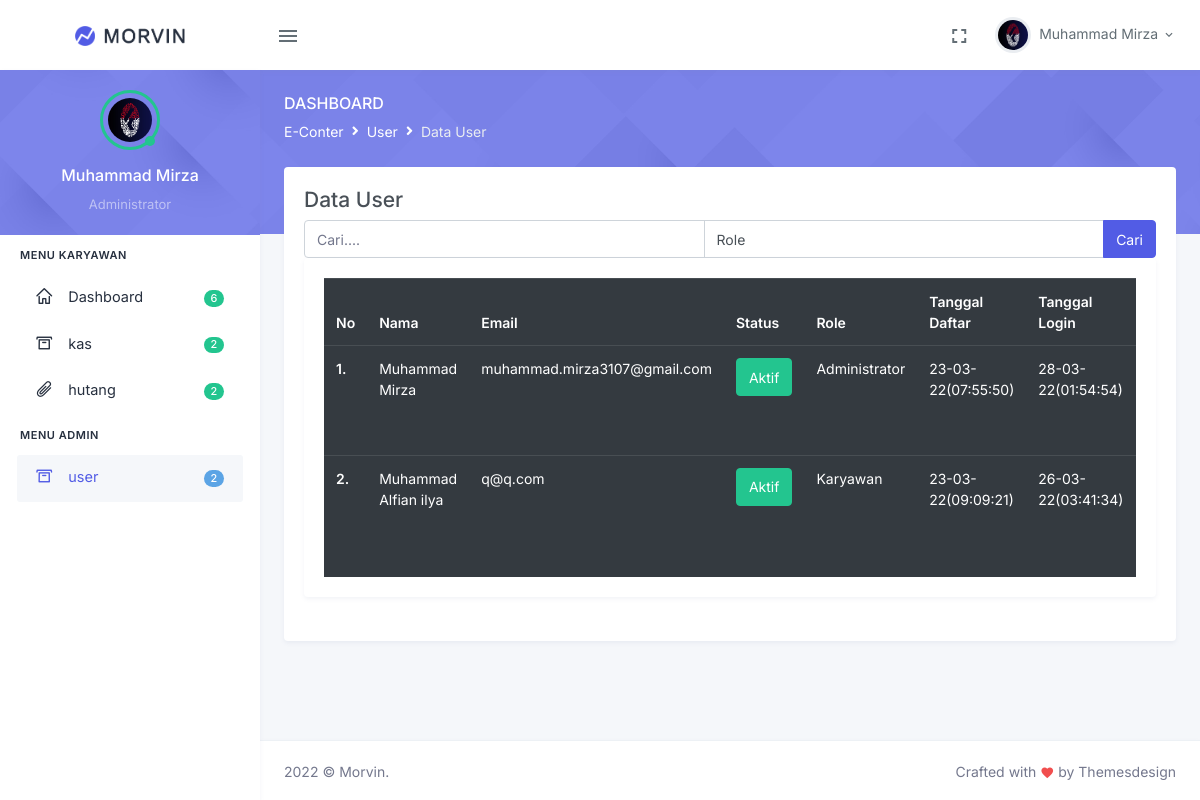
The page /user.php (signed in) on the database its author committed.
### tables this page shows
CREATE TABLE `setting` (
  `id` int(11) NOT NULL,
  `menu` varchar(255) NOT NULL,
  `icon` varchar(255) NOT NULL,
  `status_menu` int(11) NOT NULL,
  `link` varchar(25) NOT NULL,
  `id_role` varchar(255) NOT NULL
);

CREATE TABLE `user` (
  `id` int(11) NOT NULL,
  `nama` varchar(255) NOT NULL,
  `email` varchar(255) NOT NULL,
  `status_user` int(11) NOT NULL,
  `password` varchar(255) NOT NULL,
  `date_created` int(25) NOT NULL,
  `date_login` int(25) NOT NULL,
  `cookie` varchar(255) NOT NULL,
  `id_role` int(11) NOT NULL,
  `gambar` varchar(255) NOT NULL
);

### functions/model.php (called while the page is built, shortened)
<?php
$link = mysqli_connect('localhost','root','','econter');
function get($sql){
    global $link;
    $query = mysqli_query($link,$sql);
    $rows=[];
    while($row = mysqli_fetch_assoc($query)){
        $rows[]= $row;
    }
    return $rows;
}
?>

### functions/security.php (called while the page is built, shortened)
<?php
    require 'model.php';
function _security($cookie){
    $id = $cookie['key'];
    $data = get("SELECT * FROM user WHERE id='$id'");
}
?>

### user.php (the view, shortened to what this page needs)
<?php
$title="E-Conter";
$title2="User";
$title3="Data User";
?>
<?php include_once 'Morvin/header.php';adminrole()?>
<?php
$keyword ='';
    $result = get("SELECT * FROM user");
?>
<h4>Data User</h4>
    <form action="" method="post" class="input-group">
        <input type="text" value="<?=$keyword;?>" class="form-control" autocomplate="off" name="keyword" autofocus placeholder="Cari....">
        <select name="role" id="" class="form-control">
            <option value="">Role</option>
        </select>
        <button class="btn btn-primary" type="sumbit" name="cari">Cari</button>
    </form>
<div class="col-lg">
                                    <div class="card">
                                        <div class="card-body">
                                            <div class="table-responsive">
                                                <table class="table table-dark mb-0">
                                                    <thead>
                                                        <tr>
                                                            <th>No</th>
                                                            <th>Nama</th>
                                                            <th>Email</th>
                                                            <th>Status</th>
                                                            <th>Role</th>
                                                            <th>Tanggal Daftar</th>
                                                            <th>Tanggal Login</th>
                                                        </tr>
                                                    </thead>
                                                    <tbody>
                                                    <?php $i = 1; foreach($result as $row):$i +1;?>
                                                        <tr>
                                                            <th scope="row"><?=$i;?>.</th>
                                                            <td><?=$row['nama'];?></td>
                                                            <td><?=$row['email'];?></td>
                                                            <td><?php if($row['status_user']==0){echo "<div class='btn btn-danger'>Ban</div>";}else{echo "<div class='btn btn-success'>Aktif</div>";};?></td>
                                                            <td><?php if($row['id_role']==1){echo "Administrator";}else{echo "Karyawan";};?></td>
                                                            <td><?=date('d-m-y(h:i:s)',$row['date_created']);?></td>
                                                            <td><?=date('d-m-y(h:i:s)',$row['date_login']);?></td>
                                                        </tr>
                                                    <?php $i++; endforeach?>
                                                    </tbody>
                                                </table>
                                            </div>
                                        </div>
                                    </div>
                                </div>
                            </div>
<?php include_once 'Morvin/footer.php';?>

### Morvin/header.php (shortened to what this page needs)
<?php
require 'functions/security.php';
if(isset($_COOKIE)){
    _security($_COOKIE);
}
?>
<!doctype html>
<html lang="en">
<head>
    <link href="Morvin/assets/libs/admin-resources/jquery.vectormap/jquery-jvectormap-1.2.2.css" rel="stylesheet" type="text/css" />
    <link href="Morvin/assets/css/bootstrap.min.css" id="bootstrap-style" rel="stylesheet" type="text/css" />
    <link href="Morvin/assets/css/icons.min.css" rel="stylesheet" type="text/css" />
    <link href="Morvin/assets/css/app.min.css" id="app-style" rel="stylesheet" type="text/css" />
</head>
<body>
    <div id="layout-wrapper">
        <header id="page-topbar">
            <div class="navbar-header">
                <div class="d-flex">
                 <div class="navbar-brand-box">
                    <a href="index.php" class="logo logo-dark">
                        <span class="logo-lg">
                            <img src="Morvin/assets/images/logo-dark.png" alt="" height="20">
                        </span>
                    </a>
                </div>
                    <button type="button" class="btn btn-sm px-3 font-size-24 header-item waves-effect" id="vertical-menu-btn">
                        <i class="mdi mdi-menu"></i>
                    </button>
                </div>
                <div class="d-flex">
                    <div class="dropdown d-none d-lg-inline-block ms-1">
                        <button type="button" class="btn header-item noti-icon waves-effect" data-toggle="fullscreen">
                            <i class="mdi mdi-fullscreen"></i>
                        </button>
                    </div>
                    <div class="dropdown d-inline-block">
                        <button type="button" class="btn header-item waves-effect" id="page-header-user-dropdown"
                            data-bs-toggle="dropdown" aria-haspopup="true" aria-expanded="false">
                            <?php if(!is_file('img/'.$_SESSION['user'][0]['gambar'])){;?>
                            <img class="rounded-circle header-profile-user" src="img/avatar.jpg"alt="Header Avatar">
                            <?php }else{;?>
                            <img class="rounded-circle header-profile-user" src="img/<?=$_SESSION['user'][0]['gambar'];?>"alt="Header Avatar">
                            <?php };?>
                            <span class="d-none d-xl-inline-block ms-1"><?=$_SESSION['user'][0]['nama'];?></span>
                            <i class="mdi mdi-chevron-down d-none d-xl-inline-block"></i>
                        </button>
                    </div>
                </div>
            </div>
        </header>
        <?php include_once 'Morvin/sidebar.php';?>
        <div class="main-content">
            <div class="page-content">
                <div class="page-title-box">
                    <div class="container-fluid">
                     <div class="row align-items-center">
                         <div class="col-sm-6">
                             <div class="page-title">
                                 <h4>Dashboard</h4>
                                     <ol class="breadcrumb m-0">
                                         <li class="breadcrumb-item"><a href="javascript: void(0);"><?=$title;?></a></li>
                                         <li class="breadcrumb-item"><a href="javascript: void(0);"><?=$title2;?></a></li>
                                         <li class="breadcrumb-item active"><?=$title3;?></li>
                                     </ol>
                             </div>
                         </div>
                     </div>
                    </div>
                 </div>
                <div class="container-fluid">
                    <div class="page-content-wrapper">
                        <div class="row">
                            <div class="col-xl">
                                <div class="card">
                                    <div class="card-body">

### Morvin/sidebar.php
<?php
    $user =count(get("SELECT * FROM user"));
    $kas = count(get("SELECT * FROM kas"));
    $hutang = count(get("SELECT * FROM hutang"));
    $all = $user+$kas+$hutang;
    $id = $_SESSION['user'][0]['id'];
    $role= get("SELECT id_role FROM user WHERE id='$id'");
    $settingadmin = get("SELECT * FROM setting WHERE status_menu='1' AND id_role=1");
    $settingkaryawan = get("SELECT * FROM setting WHERE status_menu='1' AND id_role=2");
?>
<div class="vertical-menu">
            <div data-simplebar class="h-100">
                <div class="user-sidebar text-center">
                    <div class="dropdown">
                        <div class="user-img">
                            <?php if(!is_file('img/'.$_SESSION['user'][0]['gambar'])){;?>
                            <img src="img/avatar.jpg" alt="" class="rounded-circle">
                            <?php }else{;?>
                            <img src="img/<?=$_SESSION['user'][0]['gambar'];?>" alt="" class="rounded-circle">
                            <?php };?>
                            <span class="avatar-online bg-success"></span>
                        </div>
                        <div class="user-info">
                            <h5 class="mt-3 font-size-16 text-white"><?=$_SESSION['user'][0]['nama'];?></h5>
                            <span class="font-size-13 text-white-50">
                            <?php if($_SESSION['user'][0]['id_role']==1){;?>
                                Administrator
                            <?php }else{;?>
                                Karyawan
                            <?php };?>
                            </span>
                        </div>
                    </div>
                </div>
                <div id="sidebar-menu">
                    <ul class="metismenu list-unstyled" id="side-menu">
                        <li class="menu-title">Menu Karyawan</li>
                        <li>
                            <a href="index.php" class="waves-effect">
                                <i class="dripicons-home"></i><span class="badge rounded-pill bg-success float-end"><?=$all;?></span>
                                <span>Dashboard</span>
                            </a>
                        </li>
                        <?php foreach($settingkaryawan as $sidekaryawan):?>
                        <li>
                            <a href="<?=$sidekaryawan['link'];?>" class="waves-effect">
                                <?php $namemenu = $sidekaryawan['menu']; $count = count(get("SELECT * FROM $namemenu"));?>
                                <i class="<?=$sidekaryawan['icon'];?>"></i><span class="badge rounded-pill bg-success float-end"><?=$count;?></span>
                                <span><?=$sidekaryawan['menu'];?></span>
                            </a>
                        </li>
                        <?php endforeach?>
                        <?php if($role[0]['id_role']== 1):?>
                        <li class="menu-title">Menu Admin</li>
                        <?php foreach($settingadmin as $sideadmin):?>
                            <li>
                            <a href="<?=$sideadmin['link'];?>" class="waves-effect">
                                <?php $namemenu = $sideadmin['menu'];$count = count(get("SELECT * FROM $namemenu"));?>
                                <i class="<?=$sideadmin['icon'];?>"></i><span class="badge rounded-pill bg-info float-end"><?=$count;?></span>
                                <span><?=$sideadmin['menu'];?></span>
                            </a>
                            </li>
                        <?php endforeach?>
                        <?php endif;?>
                    </ul>
                </div>
            </div>
        </div>

### Morvin/footer.php (shortened to what this page needs)
                                    </div>
                                </div>
                            </div>
                        </div>
                    </div>
                </div>
            </div>
            <footer class="footer">
                <div class="container-fluid">
                    <div class="row">
                        <div class="col-sm-6">
                            <script>document.write(new Date().getFullYear())</script> © Morvin.
                        </div>
                        <div class="col-sm-6">
                            <div class="text-sm-end d-none d-sm-block">
                                Crafted with <i class="mdi mdi-heart text-danger"></i> by Themesdesign
                            </div>
                        </div>
                    </div>
                </div>
            </footer>
        </div>
</body>
</html>

### rows shown on the page
setting: count "2", menu "kas"
setting: count "2", menu "hutang"
setting: count "2", menu "user"
user: nama "Muhammad Mirza", email "muhammad.mirza3107@gmail.com", status_user "Aktif", id_role "Administrator", date_created "23-03-22(07:55:50)", date_login "28-03-22(01:54:54)"
user: nama "Muhammad Alfian ilya", email "q@q.com", status_user "Aktif", id_role "Karyawan", date_created "23-03-22(09:09:21)", date_login "26-03-22(03:41:34)"

### other values the page prints
$_SESSION['user'][0]['nama'] "Muhammad Mirza"
$all "6"
$title "E-Conter"
$title2 "User"
$title3 "Data User"
